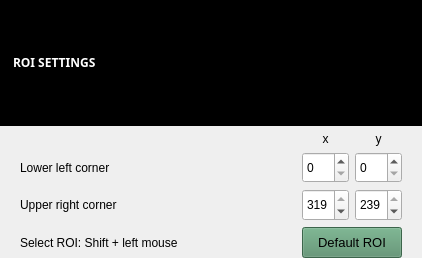
<?xml version="1.0" encoding="UTF-8"?>
<ui version="4.0">
 <class>WidgetSettingsROI</class>
 <widget class="QWidget" name="WidgetSettingsROI">
  <property name="geometry">
   <rect>
    <x>0</x>
    <y>0</y>
    <width>422</width>
    <height>258</height>
   </rect>
  </property>
  <property name="sizePolicy">
   <sizepolicy hsizetype="Preferred" vsizetype="Expanding">
    <horstretch>0</horstretch>
    <verstretch>0</verstretch>
   </sizepolicy>
  </property>
  <property name="windowTitle">
   <string>Form</string>
  </property>
  <property name="styleSheet">
   <string notr="true"/>
  </property>
  <layout class="QGridLayout" name="gridLayout_2">
   <property name="leftMargin">
    <number>0</number>
   </property>
   <property name="topMargin">
    <number>0</number>
   </property>
   <property name="rightMargin">
    <number>0</number>
   </property>
   <property name="bottomMargin">
    <number>0</number>
   </property>
   <item row="0" column="0">
    <widget class="QLabel" name="labelTitle">
     <property name="palette">
      <palette>
       <active>
        <colorrole role="WindowText">
         <brush brushstyle="SolidPattern">
          <color alpha="255">
           <red>255</red>
           <green>255</green>
           <blue>255</blue>
          </color>
         </brush>
        </colorrole>
        <colorrole role="Button">
         <brush brushstyle="SolidPattern">
          <color alpha="255">
           <red>0</red>
           <green>0</green>
           <blue>0</blue>
          </color>
         </brush>
        </colorrole>
        <colorrole role="Light">
         <brush brushstyle="SolidPattern">
          <color alpha="255">
           <red>255</red>
           <green>255</green>
           <blue>255</blue>
          </color>
         </brush>
        </colorrole>
        <colorrole role="Text">
         <brush brushstyle="SolidPattern">
          <color alpha="255">
           <red>255</red>
           <green>255</green>
           <blue>255</blue>
          </color>
         </brush>
        </colorrole>
        <colorrole role="ButtonText">
         <brush brushstyle="SolidPattern">
          <color alpha="255">
           <red>255</red>
           <green>255</green>
           <blue>255</blue>
          </color>
         </brush>
        </colorrole>
        <colorrole role="Base">
         <brush brushstyle="SolidPattern">
          <color alpha="255">
           <red>0</red>
           <green>0</green>
           <blue>0</blue>
          </color>
         </brush>
        </colorrole>
        <colorrole role="Window">
         <brush brushstyle="SolidPattern">
          <color alpha="255">
           <red>0</red>
           <green>0</green>
           <blue>0</blue>
          </color>
         </brush>
        </colorrole>
        <colorrole role="PlaceholderText">
         <brush brushstyle="SolidPattern">
          <color alpha="128">
           <red>255</red>
           <green>255</green>
           <blue>255</blue>
          </color>
         </brush>
        </colorrole>
       </active>
       <inactive>
        <colorrole role="WindowText">
         <brush brushstyle="SolidPattern">
          <color alpha="255">
           <red>255</red>
           <green>255</green>
           <blue>255</blue>
          </color>
         </brush>
        </colorrole>
        <colorrole role="Button">
         <brush brushstyle="SolidPattern">
          <color alpha="255">
           <red>0</red>
           <green>0</green>
           <blue>0</blue>
          </color>
         </brush>
        </colorrole>
        <colorrole role="Light">
         <brush brushstyle="SolidPattern">
          <color alpha="255">
           <red>255</red>
           <green>255</green>
           <blue>255</blue>
          </color>
         </brush>
        </colorrole>
        <colorrole role="Text">
         <brush brushstyle="SolidPattern">
          <color alpha="255">
           <red>255</red>
           <green>255</green>
           <blue>255</blue>
          </color>
         </brush>
        </colorrole>
        <colorrole role="ButtonText">
         <brush brushstyle="SolidPattern">
          <color alpha="255">
           <red>255</red>
           <green>255</green>
           <blue>255</blue>
          </color>
         </brush>
        </colorrole>
        <colorrole role="Base">
         <brush brushstyle="SolidPattern">
          <color alpha="255">
           <red>0</red>
           <green>0</green>
           <blue>0</blue>
          </color>
         </brush>
        </colorrole>
        <colorrole role="Window">
         <brush brushstyle="SolidPattern">
          <color alpha="255">
           <red>0</red>
           <green>0</green>
           <blue>0</blue>
          </color>
         </brush>
        </colorrole>
        <colorrole role="PlaceholderText">
         <brush brushstyle="SolidPattern">
          <color alpha="128">
           <red>255</red>
           <green>255</green>
           <blue>255</blue>
          </color>
         </brush>
        </colorrole>
       </inactive>
       <disabled>
        <colorrole role="WindowText">
         <brush brushstyle="SolidPattern">
          <color alpha="255">
           <red>255</red>
           <green>255</green>
           <blue>255</blue>
          </color>
         </brush>
        </colorrole>
        <colorrole role="Button">
         <brush brushstyle="SolidPattern">
          <color alpha="255">
           <red>0</red>
           <green>0</green>
           <blue>0</blue>
          </color>
         </brush>
        </colorrole>
        <colorrole role="Light">
         <brush brushstyle="SolidPattern">
          <color alpha="255">
           <red>255</red>
           <green>255</green>
           <blue>255</blue>
          </color>
         </brush>
        </colorrole>
        <colorrole role="Text">
         <brush brushstyle="SolidPattern">
          <color alpha="255">
           <red>255</red>
           <green>255</green>
           <blue>255</blue>
          </color>
         </brush>
        </colorrole>
        <colorrole role="ButtonText">
         <brush brushstyle="SolidPattern">
          <color alpha="255">
           <red>255</red>
           <green>255</green>
           <blue>255</blue>
          </color>
         </brush>
        </colorrole>
        <colorrole role="Base">
         <brush brushstyle="SolidPattern">
          <color alpha="255">
           <red>0</red>
           <green>0</green>
           <blue>0</blue>
          </color>
         </brush>
        </colorrole>
        <colorrole role="Window">
         <brush brushstyle="SolidPattern">
          <color alpha="255">
           <red>0</red>
           <green>0</green>
           <blue>0</blue>
          </color>
         </brush>
        </colorrole>
        <colorrole role="PlaceholderText">
         <brush brushstyle="SolidPattern">
          <color alpha="128">
           <red>0</red>
           <green>0</green>
           <blue>0</blue>
          </color>
         </brush>
        </colorrole>
       </disabled>
      </palette>
     </property>
     <property name="font">
      <font>
       <family>Segoe UI Black</family>
       <weight>75</weight>
       <bold>true</bold>
      </font>
     </property>
     <property name="styleSheet">
      <string notr="true">padding:10px;
/*background-color:rgb(66, 138, 200);*/
/*background-color:rgb(76, 55, 108);*/
background-color:rgb(0,0,0);
color:rgb(255,255,255);
</string>
     </property>
     <property name="text">
      <string>&lt;html&gt;&lt;head/&gt;&lt;body&gt;&lt;p&gt;ROI SETTINGS&lt;/p&gt;&lt;/body&gt;&lt;/html&gt;</string>
     </property>
    </widget>
   </item>
   <item row="1" column="0">
    <layout class="QGridLayout" name="gridLayout">
     <item row="3" column="3" colspan="2">
      <widget class="QToolButton" name="tbDefaultROI">
       <property name="sizePolicy">
        <sizepolicy hsizetype="Preferred" vsizetype="Preferred">
         <horstretch>0</horstretch>
         <verstretch>0</verstretch>
        </sizepolicy>
       </property>
       <property name="minimumSize">
        <size>
         <width>0</width>
         <height>0</height>
        </size>
       </property>
       <property name="font">
        <font>
         <pointsize>10</pointsize>
        </font>
       </property>
       <property name="toolTip">
        <string>&lt;html&gt;&lt;head/&gt;&lt;body&gt;&lt;p&gt;&lt;span style=&quot; font-size:10pt;&quot;&gt;Resets the region of interest.&lt;/span&gt;&lt;/p&gt;&lt;/body&gt;&lt;/html&gt;</string>
       </property>
       <property name="styleSheet">
        <string notr="true">QToolButton{
	background-color: rgb(84, 141, 105);
}</string>
       </property>
       <property name="text">
        <string>Default ROI</string>
       </property>
      </widget>
     </item>
     <item row="1" column="0">
      <spacer name="horizontalSpacer_2">
       <property name="orientation">
        <enum>Qt::Horizontal</enum>
       </property>
       <property name="sizeType">
        <enum>QSizePolicy::Fixed</enum>
       </property>
       <property name="sizeHint" stdset="0">
        <size>
         <width>20</width>
         <height>20</height>
        </size>
       </property>
      </spacer>
     </item>
     <item row="1" column="1">
      <widget class="QLabel" name="lCorner1">
       <property name="enabled">
        <bool>true</bool>
       </property>
       <property name="sizePolicy">
        <sizepolicy hsizetype="Preferred" vsizetype="Preferred">
         <horstretch>0</horstretch>
         <verstretch>0</verstretch>
        </sizepolicy>
       </property>
       <property name="font">
        <font>
         <family>Arial</family>
         <weight>50</weight>
         <bold>false</bold>
        </font>
       </property>
       <property name="styleSheet">
        <string notr="true">background-color:transparent;</string>
       </property>
       <property name="text">
        <string>Lower left corner</string>
       </property>
      </widget>
     </item>
     <item row="1" column="4">
      <widget class="QSpinBox" name="sbTopLeftY">
       <property name="enabled">
        <bool>true</bool>
       </property>
       <property name="sizePolicy">
        <sizepolicy hsizetype="Preferred" vsizetype="Preferred">
         <horstretch>0</horstretch>
         <verstretch>0</verstretch>
        </sizepolicy>
       </property>
       <property name="minimumSize">
        <size>
         <width>0</width>
         <height>0</height>
        </size>
       </property>
       <property name="maximumSize">
        <size>
         <width>16777215</width>
         <height>16777215</height>
        </size>
       </property>
       <property name="font">
        <font>
         <family>Arial</family>
        </font>
       </property>
       <property name="toolTip">
        <string>&lt;html&gt;&lt;head/&gt;&lt;body&gt;&lt;p&gt;&lt;span style=&quot; font-size:10pt;&quot;&gt;Defines the left lower corner of the ROI.&lt;/span&gt;&lt;/p&gt;&lt;/body&gt;&lt;/html&gt;</string>
       </property>
       <property name="styleSheet">
        <string notr="true"/>
       </property>
       <property name="keyboardTracking">
        <bool>false</bool>
       </property>
       <property name="maximum">
        <number>119</number>
       </property>
       <property name="singleStep">
        <number>1</number>
       </property>
       <property name="value">
        <number>0</number>
       </property>
      </widget>
     </item>
     <item row="2" column="2">
      <spacer name="horizontalSpacer">
       <property name="orientation">
        <enum>Qt::Horizontal</enum>
       </property>
       <property name="sizeHint" stdset="0">
        <size>
         <width>40</width>
         <height>20</height>
        </size>
       </property>
      </spacer>
     </item>
     <item row="1" column="3">
      <widget class="QSpinBox" name="sbTopLeftX">
       <property name="enabled">
        <bool>true</bool>
       </property>
       <property name="sizePolicy">
        <sizepolicy hsizetype="Preferred" vsizetype="Preferred">
         <horstretch>0</horstretch>
         <verstretch>0</verstretch>
        </sizepolicy>
       </property>
       <property name="minimumSize">
        <size>
         <width>0</width>
         <height>0</height>
        </size>
       </property>
       <property name="maximumSize">
        <size>
         <width>16777215</width>
         <height>16777215</height>
        </size>
       </property>
       <property name="font">
        <font>
         <family>Arial</family>
        </font>
       </property>
       <property name="toolTip">
        <string>&lt;html&gt;&lt;head/&gt;&lt;body&gt;&lt;p&gt;&lt;span style=&quot; font-size:10pt;&quot;&gt;Defines the left lower corner of the ROI.&lt;/span&gt;&lt;/p&gt;&lt;/body&gt;&lt;/html&gt;</string>
       </property>
       <property name="styleSheet">
        <string notr="true"/>
       </property>
       <property name="keyboardTracking">
        <bool>false</bool>
       </property>
       <property name="maximum">
        <number>319</number>
       </property>
       <property name="singleStep">
        <number>1</number>
       </property>
       <property name="value">
        <number>0</number>
       </property>
      </widget>
     </item>
     <item row="3" column="1" colspan="2">
      <widget class="QLabel" name="label">
       <property name="sizePolicy">
        <sizepolicy hsizetype="Preferred" vsizetype="Preferred">
         <horstretch>0</horstretch>
         <verstretch>0</verstretch>
        </sizepolicy>
       </property>
       <property name="minimumSize">
        <size>
         <width>0</width>
         <height>0</height>
        </size>
       </property>
       <property name="styleSheet">
        <string notr="true">background-color: rgba(255, 255, 255, 0);</string>
       </property>
       <property name="text">
        <string>Select ROI: Shift + left mouse</string>
       </property>
      </widget>
     </item>
     <item row="2" column="0">
      <spacer name="horizontalSpacer_3">
       <property name="orientation">
        <enum>Qt::Horizontal</enum>
       </property>
       <property name="sizeType">
        <enum>QSizePolicy::Fixed</enum>
       </property>
       <property name="sizeHint" stdset="0">
        <size>
         <width>20</width>
         <height>20</height>
        </size>
       </property>
      </spacer>
     </item>
     <item row="3" column="0">
      <spacer name="horizontalSpacer_4">
       <property name="orientation">
        <enum>Qt::Horizontal</enum>
       </property>
       <property name="sizeType">
        <enum>QSizePolicy::Fixed</enum>
       </property>
       <property name="sizeHint" stdset="0">
        <size>
         <width>20</width>
         <height>20</height>
        </size>
       </property>
      </spacer>
     </item>
     <item row="2" column="4">
      <widget class="QSpinBox" name="sbBottomRightY">
       <property name="enabled">
        <bool>true</bool>
       </property>
       <property name="sizePolicy">
        <sizepolicy hsizetype="Preferred" vsizetype="Preferred">
         <horstretch>0</horstretch>
         <verstretch>0</verstretch>
        </sizepolicy>
       </property>
       <property name="minimumSize">
        <size>
         <width>0</width>
         <height>0</height>
        </size>
       </property>
       <property name="maximumSize">
        <size>
         <width>16777215</width>
         <height>16777215</height>
        </size>
       </property>
       <property name="font">
        <font>
         <family>Arial</family>
        </font>
       </property>
       <property name="toolTip">
        <string>&lt;html&gt;&lt;head/&gt;&lt;body&gt;&lt;p&gt;&lt;span style=&quot; font-size:10pt;&quot;&gt;Defines the right upper corner of the ROI.&lt;/span&gt;&lt;/p&gt;&lt;/body&gt;&lt;/html&gt;</string>
       </property>
       <property name="styleSheet">
        <string notr="true"/>
       </property>
       <property name="keyboardTracking">
        <bool>false</bool>
       </property>
       <property name="minimum">
        <number>120</number>
       </property>
       <property name="maximum">
        <number>239</number>
       </property>
       <property name="singleStep">
        <number>1</number>
       </property>
       <property name="value">
        <number>239</number>
       </property>
      </widget>
     </item>
     <item row="0" column="4">
      <widget class="QLabel" name="lY">
       <property name="enabled">
        <bool>true</bool>
       </property>
       <property name="sizePolicy">
        <sizepolicy hsizetype="Preferred" vsizetype="Fixed">
         <horstretch>0</horstretch>
         <verstretch>0</verstretch>
        </sizepolicy>
       </property>
       <property name="font">
        <font>
         <family>Arial</family>
         <weight>50</weight>
         <bold>false</bold>
        </font>
       </property>
       <property name="styleSheet">
        <string notr="true">background-color:transparent;</string>
       </property>
       <property name="text">
        <string>y</string>
       </property>
       <property name="alignment">
        <set>Qt::AlignCenter</set>
       </property>
      </widget>
     </item>
     <item row="2" column="3">
      <widget class="QSpinBox" name="sbBottomRightX">
       <property name="enabled">
        <bool>true</bool>
       </property>
       <property name="sizePolicy">
        <sizepolicy hsizetype="Preferred" vsizetype="Preferred">
         <horstretch>0</horstretch>
         <verstretch>0</verstretch>
        </sizepolicy>
       </property>
       <property name="minimumSize">
        <size>
         <width>0</width>
         <height>0</height>
        </size>
       </property>
       <property name="maximumSize">
        <size>
         <width>16777215</width>
         <height>16777215</height>
        </size>
       </property>
       <property name="font">
        <font>
         <family>Arial</family>
        </font>
       </property>
       <property name="toolTip">
        <string>&lt;html&gt;&lt;head/&gt;&lt;body&gt;&lt;p&gt;&lt;span style=&quot; font-size:10pt;&quot;&gt;Defines the right upper corner of the ROI.&lt;/span&gt;&lt;/p&gt;&lt;/body&gt;&lt;/html&gt;</string>
       </property>
       <property name="styleSheet">
        <string notr="true"/>
       </property>
       <property name="keyboardTracking">
        <bool>false</bool>
       </property>
       <property name="minimum">
        <number>0</number>
       </property>
       <property name="maximum">
        <number>319</number>
       </property>
       <property name="singleStep">
        <number>1</number>
       </property>
       <property name="value">
        <number>319</number>
       </property>
      </widget>
     </item>
     <item row="0" column="3">
      <widget class="QLabel" name="lX">
       <property name="enabled">
        <bool>true</bool>
       </property>
       <property name="sizePolicy">
        <sizepolicy hsizetype="Preferred" vsizetype="Fixed">
         <horstretch>0</horstretch>
         <verstretch>0</verstretch>
        </sizepolicy>
       </property>
       <property name="font">
        <font>
         <family>Arial</family>
         <weight>50</weight>
         <bold>false</bold>
        </font>
       </property>
       <property name="styleSheet">
        <string notr="true">background-color:transparent;</string>
       </property>
       <property name="text">
        <string>x</string>
       </property>
       <property name="alignment">
        <set>Qt::AlignCenter</set>
       </property>
      </widget>
     </item>
     <item row="2" column="1">
      <widget class="QLabel" name="lCorner2">
       <property name="enabled">
        <bool>true</bool>
       </property>
       <property name="sizePolicy">
        <sizepolicy hsizetype="Preferred" vsizetype="Preferred">
         <horstretch>0</horstretch>
         <verstretch>0</verstretch>
        </sizepolicy>
       </property>
       <property name="font">
        <font>
         <family>Arial</family>
         <weight>50</weight>
         <bold>false</bold>
        </font>
       </property>
       <property name="styleSheet">
        <string notr="true">background-color:transparent;</string>
       </property>
       <property name="text">
        <string>Upper right corner</string>
       </property>
      </widget>
     </item>
     <item row="1" column="5">
      <spacer name="horizontalSpacer_5">
       <property name="orientation">
        <enum>Qt::Horizontal</enum>
       </property>
       <property name="sizeType">
        <enum>QSizePolicy::Fixed</enum>
       </property>
       <property name="sizeHint" stdset="0">
        <size>
         <width>20</width>
         <height>20</height>
        </size>
       </property>
      </spacer>
     </item>
     <item row="2" column="5">
      <spacer name="horizontalSpacer_6">
       <property name="orientation">
        <enum>Qt::Horizontal</enum>
       </property>
       <property name="sizeType">
        <enum>QSizePolicy::Fixed</enum>
       </property>
       <property name="sizeHint" stdset="0">
        <size>
         <width>20</width>
         <height>20</height>
        </size>
       </property>
      </spacer>
     </item>
     <item row="3" column="5">
      <spacer name="horizontalSpacer_7">
       <property name="orientation">
        <enum>Qt::Horizontal</enum>
       </property>
       <property name="sizeType">
        <enum>QSizePolicy::Fixed</enum>
       </property>
       <property name="sizeHint" stdset="0">
        <size>
         <width>20</width>
         <height>20</height>
        </size>
       </property>
      </spacer>
     </item>
    </layout>
   </item>
  </layout>
 </widget>
 <resources/>
 <connections/>
</ui>
